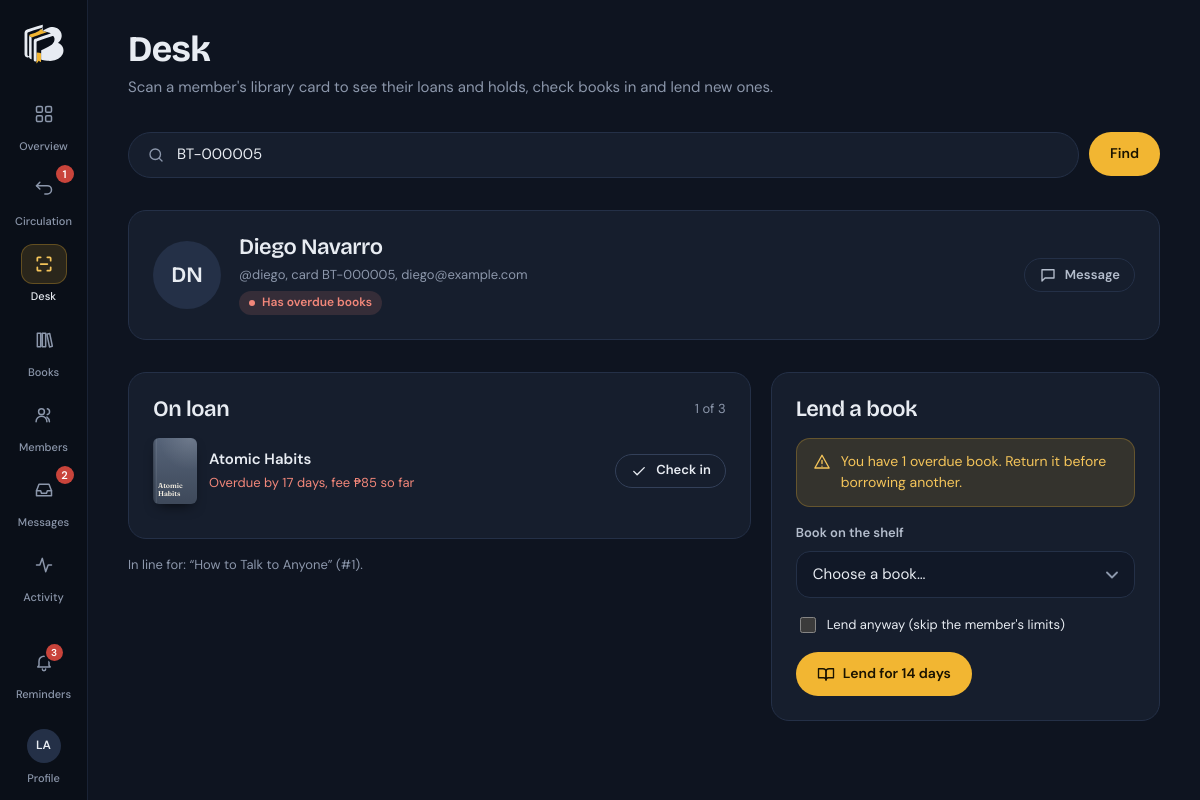
The app's page /admin/desk.php?card=BT-000005 (signed in) with its own data.
### tables this page shows
CREATE TABLE users (
  id            INT UNSIGNED AUTO_INCREMENT PRIMARY KEY,
  name          VARCHAR(120) NOT NULL,
  username      VARCHAR(60)  NOT NULL UNIQUE,
  email         VARCHAR(160) NULL,
  phone         VARCHAR(40)  NULL,
  password_hash VARCHAR(255) NOT NULL,
  role          ENUM('admin','member') NOT NULL DEFAULT 'member',
  is_active     TINYINT(1)   NOT NULL DEFAULT 1,
  last_login_at DATETIME     NULL,
  created_at    DATETIME     NOT NULL DEFAULT CURRENT_TIMESTAMP,
  INDEX idx_users_role (role)
);

CREATE TABLE loans (
  id          INT UNSIGNED AUTO_INCREMENT PRIMARY KEY,
  user_id     INT UNSIGNED NOT NULL,
  book_id     INT UNSIGNED NOT NULL,
  borrowed_at DATE NOT NULL,
  due_at      DATE NOT NULL,
  returned_at DATE NULL,
  renewals    TINYINT UNSIGNED NOT NULL DEFAULT 0,
  status      ENUM('borrowed','return_requested','returned') NOT NULL DEFAULT 'borrowed',
  created_at  DATETIME NOT NULL DEFAULT CURRENT_TIMESTAMP,
  CONSTRAINT fk_loans_user FOREIGN KEY (user_id) REFERENCES users(id) ON DELETE CASCADE,
  CONSTRAINT fk_loans_book FOREIGN KEY (book_id) REFERENCES books(id) ON DELETE CASCADE,
  INDEX idx_loans_status_due (status, due_at),
  INDEX idx_loans_user_status (user_id, status),
  INDEX idx_loans_book_status (book_id, status)
);

CREATE TABLE books (
  id             INT UNSIGNED AUTO_INCREMENT PRIMARY KEY,
  title          VARCHAR(200) NOT NULL,
  author         VARCHAR(160) NOT NULL,
  category       VARCHAR(80)  NULL,
  isbn           VARCHAR(20)  NULL,
  published_year SMALLINT     NULL,
  description    TEXT         NULL,
  cover          VARCHAR(255) NULL,
  pdf            VARCHAR(255) NULL,
  copies         INT UNSIGNED NOT NULL DEFAULT 1,
  created_at     DATETIME     NOT NULL DEFAULT CURRENT_TIMESTAMP,
  INDEX idx_books_title (title),
  INDEX idx_books_author (author),
  INDEX idx_books_category (category)
);

### admin/desk.php (the view, shortened to what the rows shown need)
<?php
require __DIR__ . '/../includes/bootstrap.php';
$user = require_role('admin');
$query = input('card');
$member = $query !== '' ? member_by_card($query) : null;
$matches = [];
if ($member) {
    $mid = (int)$member['id'];
    $loans = member_active_loans($mid);
    $waiting = q_all("SELECT h.*, b.title FROM holds h JOIN books b ON b.id = h.book_id WHERE h.user_id = ? AND h.status = 'waiting' ORDER BY h.created_at", [$mid]);
    $block = borrow_block_reason($mid);
    $held = array_map('intval', array_column($loans, 'book_id'));
    $lendable = array_values(array_filter(
        q_all('SELECT ' . book_columns() . ' FROM ' . books_from() . ' WHERE (b.copies - COALESCE(al.active, 0)) > 0 ORDER BY b.title'),
        fn($b) => !in_array((int)$b['id'], $held, true)
    ));
}
$active = 'desk';
require __DIR__ . '/../includes/partials/header.php';
?>
<header class="page-head">
  <div class="page-head__title">
    <h1>Desk</h1>
  </div>
</header>
<?php if ($query !== '' && !$member && !$matches): ?>
  <div class="card empty"><?= empty_art('members') ?><h2 class="empty__title">No member found</h2><p>Check the card number, or search by name, username or email.</p></div>
<?php elseif ($member): ?>
  <section class="card desk-member" aria-label="Member">
    <span class="avatar avatar--lg"><?= e(initials($member['name'])) ?></span>
    <div class="desk-member__who">
      <h2><?= e($member['name']) ?></h2>
      <p class="small muted">@<?= e($member['username']) ?>, card <?= e(card_number($mid)) ?><?= $member['email'] ? ', ' . e($member['email']) : '' ?></p>
      <div class="row row--wrap" style="gap:8px">
        <?php if ($block && $block['code'] === 'overdue'): ?><span class="badge badge--danger">Has overdue books</span><?php endif; ?>
      </div>
    </div>
    <div class="desk-member__actions">
      <a class="btn btn--ghost btn--sm" href="<?= e(url('admin/messages.php', ['member' => $mid])) ?>"><?= icon('message') ?> Message</a>
    </div>
  </section>
  <div class="grid-2 desk-grid">
    <div class="stack">
      <section class="card stack" aria-labelledby="onloan-h">
        <div class="card__head" style="margin:0"><h2 id="onloan-h">On loan</h2><span class="small muted"><?= count($loans) ?> of <?= (int)config('library.max_active_loans') ?></span></div>
        <?php if ($loans): ?>
          <ul class="desk-list">
            <?php foreach ($loans as $l): $state = loan_state($l); ?>
              <li>
                <?= cover_html($l, 'cover-sm') ?>
                <span class="desk-list__text"><strong><?= e($l['title']) ?></strong>
                  <span class="small <?= $state === 'overdue' ? 'is-late' : 'muted' ?>"><?= $l['status'] === 'return_requested' ? 'Member asked to return it' : e(due_label($l['due_at'])) ?><?= ($fee = accruing_fine($l)) > 0 ? ', fee ' . e(money($fee)) . ' so far' : '' ?></span></span>
                <form method="post">
                  <button class="btn btn--outline btn--sm" type="submit"><?= icon('check') ?> Check in</button>
                </form>
              </li>
            <?php endforeach; ?>
          </ul>
        <?php else: ?>
          <p class="muted small" style="margin:0">No books on loan.</p>
        <?php endif; ?>
      </section>
      <?php if ($waiting): ?>
        <p class="small muted" style="margin:0">In line for: <?= e(implode(', ', array_map(fn($w) => '“' . $w['title'] . '” (#' . hold_position($w) . ')', $waiting))) ?>.</p>
      <?php endif; ?>
    </div>
    <section class="card stack" aria-labelledby="lend-h">
      <div class="card__head" style="margin:0"><h2 id="lend-h">Lend a book</h2></div>
      <?php if ($block): ?><div class="alert alert--warn"><?= icon('alert') ?><span><?= e($block['message']) ?></span></div><?php endif; ?>
      <form class="stack" method="post">
        <div class="field">
          <label for="lend-book">Book on the shelf</label>
          <select class="select" id="lend-book" name="book_id" required>
            <option value="">Choose a book…</option>
          </select>
        </div>
        <?php if ($block): ?><label class="row small" style="gap:8px"><input type="checkbox" name="override" value="1"> Lend anyway (skip the member's limits)</label><?php endif; ?>
        <div><button class="btn" type="submit"><?= icon('book') ?> Lend for <?= (int)config('library.loan_days') ?> days</button></div>
      </form>
    </section>
  </div>
<?php endif; ?>
<?php require __DIR__ . '/../includes/partials/footer.php'; ?>

### includes/partials/header.php (shortened to what the rows shown need)
<?php
$user = current_user();
$active = $active ?? '';
$isAdmin = $user && $user['role'] === 'admin';
if ($user && !$isAdmin) {
    $navCounts = [
        'loans'    => (int)q_val("SELECT COUNT(*) FROM loans WHERE user_id = ? AND status = 'borrowed' AND due_at <= ?",
                        [(int)$user['id'], date('Y-m-d', strtotime('+' . (int)config('library.due_soon_days') . ' days'))])
                      + ready_hold_count((int)$user['id']),
        'messages' => unread_replies((int)$user['id']),
    ];
    $nav = [
        ['discover.php', 'discover', 'compass', 'Discover'],
        ['loans.php', 'loans', 'book', 'My loans', $navCounts['loans']],
        ['favorites.php', 'favorites', 'heart', 'Favorites'],
        ['messages.php', 'messages', 'message', 'Messages', $navCounts['messages']],
    ];
} elseif ($isAdmin) {
    $navCounts = [
        'returns'  => (int)q_val("SELECT COUNT(*) FROM loans WHERE status = 'return_requested'"),
        'messages' => chat_unread_conversations(),
    ];
    $nav = [
        ['admin/index.php', 'overview', 'grid', 'Overview'],
        [$navCounts['returns'] ? 'admin/loans.php?tab=requests' : 'admin/loans.php', 'loans', 'swap', 'Circulation', $navCounts['returns']],
        ['admin/desk.php', 'desk', 'scan', 'Desk'],
        ['admin/books.php', 'books', 'books', 'Books'],
        ['admin/members.php', 'members', 'users', 'Members'],
        ['admin/messages.php', 'messages', 'inbox', 'Messages', $navCounts['messages']],
        ['admin/activity.php', 'activity', 'activity', 'Activity'],
    ];
}
$theme = ($_COOKIE['bt_theme'] ?? '') === 'light' ? 'light' : 'dark';
$reminders = $user ? reminders_for($user) : [];
?><!doctype html>
<html lang="en" data-theme="<?= $theme ?>">
<head>
  <link rel="stylesheet" href="<?= e(asset('css/app.css')) ?>">
</head>
<body class="<?= e($bodyClass ?? '') ?>"<?= $user ? ' data-search-api="' . e(url('api/search.php')) . '"' : '' ?>>
<?php if ($user):
    $home = url(home_for($user));
?>
<div class="app" id="app">
  <aside class="sidebar" id="sidebar" aria-label="Sidebar">
    <a class="brand" href="<?= e($home) ?>" aria-label="BookTrack home">
      <?= logo_mark() ?>
    </a>
    <nav class="nav" aria-label="Main">
      <?php foreach ($nav as $item): ?>
        <a href="<?= e(url($item[0])) ?>" <?= $active === $item[1] ? 'aria-current="page"' : '' ?>>
          <span class="nav__icon"><?= icon($item[2]) ?></span>
          <span class="nav__label"><?= e($item[3]) ?></span>
          <?php if (!empty($item[4])): ?><span class="count" aria-label="<?= (int)$item[4] ?> <?= $item[1] === 'messages' ? 'new' : 'need attention' ?>"><?= (int)$item[4] ?></span><?php endif; ?>
        </a>
      <?php endforeach; ?>
    </nav>
    <div class="rail-user">
      <button class="rail-bell" type="button" popovertarget="reminders" aria-label="Reminders<?= $reminders ? ', ' . count($reminders) . ' new' : '' ?>">
        <span class="nav__icon"><?= icon('bell') ?><?php if ($reminders): ?><span class="count"><?= count($reminders) > 9 ? '9+' : count($reminders) ?></span><?php endif; ?></span>
        <span class="nav__label">Reminders</span>
      </button>
      <a class="rail-account" href="<?= e(url('profile.php')) ?>" <?= $active === 'profile' ? 'aria-current="page"' : '' ?> title="<?= e($user['name']) ?>">
        <span class="nav__icon"><span class="avatar"><?= e(initials($user['name'])) ?></span></span>
        <span class="nav__label">Profile</span>
      </a>
    </div>
  </aside>
  <div class="shell">
    <main class="main" id="main">
<?php endif; ?>

### includes/helpers.php (shortened to what the rows shown need)
<?php
function e($value): string
{
    return htmlspecialchars((string)($value ?? ''), ENT_QUOTES | ENT_SUBSTITUTE, 'UTF-8');
}
function base_url(): string
{
    static $base = null;
    if ($base !== null) return $base;
    $root   = str_replace('\\', '/', (string)realpath(APP_ROOT));
    $script = str_replace('\\', '/', (string)realpath($_SERVER['SCRIPT_FILENAME'] ?? ''));
    $rel    = ltrim(substr($script, strlen($root)), '/');
    $name   = $_SERVER['SCRIPT_NAME'] ?? '/';
    $base   = ($rel !== '' && str_ends_with($name, $rel)) ? substr($name, 0, -strlen($rel)) : '/';
    return $base ?: '/';
}
function url(string $path = '', array $query = []): string
{
    $u = base_url() . ltrim($path, '/');
    if ($query) $u .= '?' . http_build_query($query);
    return $u;
}
function asset(string $path): string
{
    $file = APP_ROOT . '/assets/' . $path;
    $v = is_file($file) ? filemtime($file) : 1;
    return url('assets/' . $path) . '?v=' . $v;
}
function input(string $key, $default = ''): string
{
    $v = $_POST[$key] ?? $_GET[$key] ?? $default;
    return is_string($v) ? trim($v) : (string)$default;
}
function today(): string
{
    return date('Y-m-d');
}
function days_until(string $date): int
{
    $a = new DateTimeImmutable(today());
    $b = new DateTimeImmutable(substr($date, 0, 10));
    return (int)$a->diff($b)->format('%r%a');
}
function due_label(string $due): string
{
    $d = days_until($due);
    if ($d < 0)  return 'Overdue by ' . abs($d) . ' day' . (abs($d) === 1 ? '' : 's');
    return 'Due in ' . $d . ' days';
}
function initials(string $name): string
{
    $parts = preg_split('/\s+/', trim($name)) ?: [];
    $out = '';
    foreach (array_slice($parts, 0, 2) as $p) $out .= mb_strtoupper(mb_substr($p, 0, 1));
    return $out ?: '?';
}
function plural(int $n, string $word, ?string $pluralWord = null): string
{
    return $n . ' ' . ($n === 1 ? $word : ($pluralWord ?? $word . 's'));
}
function cover_html(array $book, string $class = 'cover'): string
{
    $title = e($book['title'] ?? '');
    $variant = crc32('v' . ($book['title'] ?? '') . ($book['author'] ?? '')) % 5;
    return '<div class="' . e($class) . ' cover--generated cover--v' . $variant . '" style="--cover-bg:' . cover_color($book) . '" role="img" aria-label="Cover of ' . $title . '">'
        . '<span class="cover__title">' . $title . '</span>'
        . '<span class="cover__author">' . e($book['author'] ?? '') . '</span></div>';
}
function cover_color(array $book): string
{
    $palettes = ['#3E5C8A', '#7A4A35', '#2F6B57', '#8A3B47', '#5B4E8C', '#4F5D73', '#2E6E7E', '#6B5040'];
    return $palettes[crc32((string)($book['title'] ?? '')) % count($palettes)];
}
function icon(string $name, string $class = 'icon'): string
{
    return '<svg class="' . e($class) . '" viewBox="0 0 24 24" aria-hidden="true">' . ($paths[$name] ?? '') . '</svg>';
}
function logo_mark(string $class = 'logo-mark'): string
{
    static $svg = null;
    if ($svg === null) {
        $svg = trim((string) @file_get_contents(dirname(__DIR__) . '/assets/img/logo-mark.svg'));
    }
    return str_replace('<svg ', '<svg class="' . e($class) . '" aria-hidden="true" focusable="false" ', $svg);
}

### records on screen
users: name "LA"
users: name "DN", name "Diego Navarro", username "diego", id "BT-000005", email "diego@example.com"
loans: book.title "Atomic Habits", due_at "Overdue by 17 days", fee "₱85"

### other values on screen
$item[3] "Overview"
$item[3] "Circulation"
$item[4] "1"
$item[3] "Desk"
$item[3] "Books"
$item[3] "Members"
$item[3] "Messages"
$item[4] "2"
$item[3] "Activity"
count($reminders) "3"
count($loans) "1"
config('library.max_active_loans') "3"
$block['message'] "You have 1 overdue book. Return it before borrowing another."
config('library.loan_days') "14"
